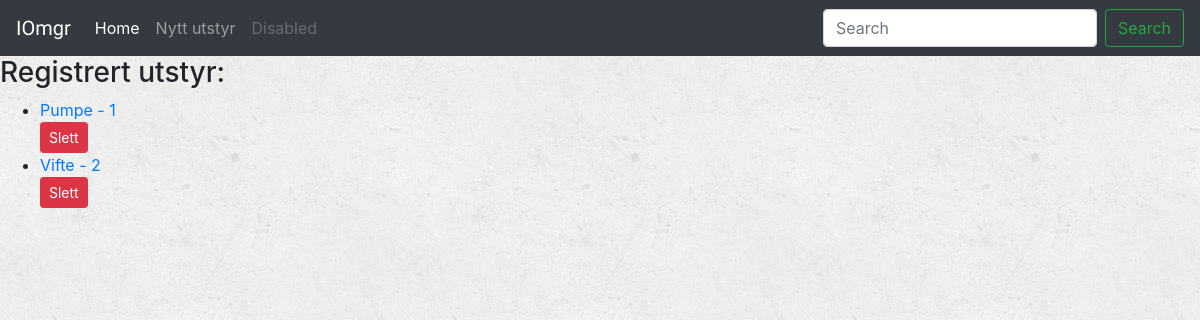
/equipment/, run on an earlier commit of the app's database.
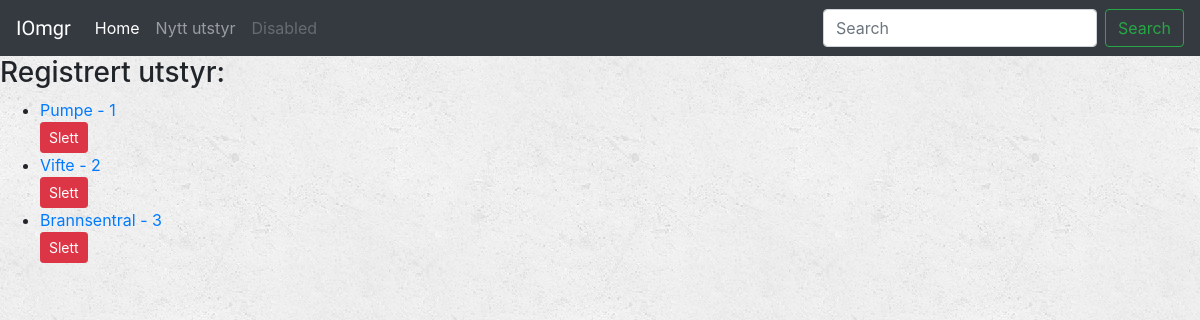
And on a later commit of the database.
### equipment/models.py (models this page shows, shortened)
class Equipment(models.Model):
    name = models.CharField(max_length=100)

### equipment/views.py (the view)
class IndexView(generic.ListView):
    template_name='equipment/index.html'
    context_object_name='all_equipment'
    def get_queryset(self):
        return Equipment.objects.all()

### equipment/templates/equipment/index.html (shortened to what this page needs)
{% extends "equipment/base.html" %}
{% block body %}
    {% if all_equipment %}
        <h3>Registrert utstyr:</h3>
        <ul>
            {% for equipment in all_equipment %}
            <li>
                <div><a href="{% url 'equipment:equipment-detail' equipment.id  %}">{{ equipment.name }} - {{ equipment.id }}</a></div>
                <div>
                    <form action="{% url 'equipment:equipment-delete' equipment.id %}" method="POST" style="display: inline;">
                        <button type="submit" value="Slett" class="btn btn-danger btn-sm">
                            Slett
                        </button>
                    </form>
                </div>
            </li>
            {% endfor %}
        </ul>
    {% else %}
        <h3>You dont have any Equipment registered!</h3>
    {% endif %}
{% endblock %}

### equipment/templates/equipment/base.html (shortened to what this page needs)
<!DOCTYPE html>
<html lang="en">
    <head>
        {% load staticfiles %}
        <link rel="stylesheet" href="https://maxcdn.bootstrapcdn.com/bootstrap/4.0.0-beta/css/bootstrap.min.css">
        <link rel="stylesheet" type="text/css" href="{% static 'equipment/style.css' %}" />
    </head>
    <body>
        <nav class="navbar navbar-expand-lg navbar-dark bg-dark">
            <div class="collapse navbar-collapse" id="topNavBar">
                <a class="navbar-brand" href="{% url 'equipment:index' %}">IOmgr</a>
                <ul class="navbar-nav mr-auto mt-2 mt-lg-0">
                    <li class="nav-item active">
                        <a class="nav-link" href="#">Home <span class="sr-only">(current)</span></a>
                    </li>
                    <li class="nav-item">
                        <a class="nav-link" href="{% url 'equipment:equipment-add' %}">Nytt utstyr</a>
                    </li>
                    <li class="nav-item">
                        <a class="nav-link disabled" href="#">Disabled</a>
                    </li>
                </ul>
                <form class="form-inline my-2 my-lg-0">
                    <input class="form-control mr-sm-2" type="text" placeholder="Search" aria-label="Search">
                    <button class="btn btn-outline-success my-2 my-sm-0" type="submit">Search</button>
                </form>
            </div>
        </nav>
        {% block body %}
        {% endblock %}
    </body>
</html>

### equipment/static/equipment/style.css (style rules this page uses)
body { background: white url("images/background.png"); }
.navbar-brand { font-family: 'Satisfy', cursive; }

What changed in the data, as far as the page shows it:
added Equipment: name "Brannsentral", id "3"
